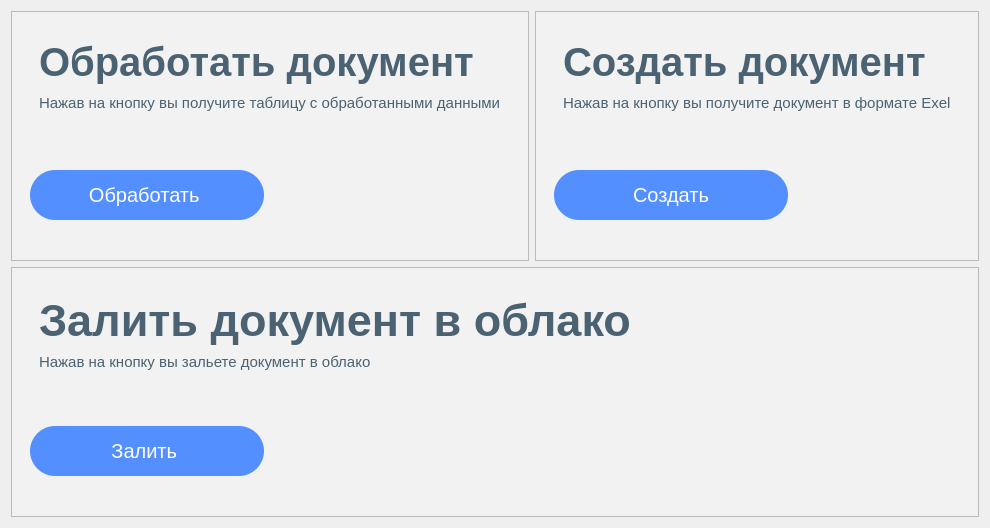
         <widget class="QWidget" name="page2">
          <layout class="QGridLayout" name="gridLayout_5">
           <item row="0" column="0">
            <widget class="QFrame" name="frame_Alfandega_6">
             <property name="minimumSize">
              <size>
               <width>0</width>
               <height>250</height>
              </size>
             </property>
             <property name="maximumSize">
              <size>
               <width>16777215</width>
               <height>250</height>
              </size>
             </property>
             <property name="styleSheet">
              <string notr="true">QFrame{ background-color: #f2f2f2; }</string>
             </property>
             <property name="frameShape">
              <enum>QFrame::StyledPanel</enum>
             </property>
             <property name="frameShadow">
              <enum>QFrame::Raised</enum>
             </property>
             <layout class="QVBoxLayout" name="verticalLayout_35">
              <item>
               <widget class="QFrame" name="frame_43">
                <property name="styleSheet">
                 <string notr="true">QFrame{ border:0px }</string>
                </property>
                <property name="frameShape">
                 <enum>QFrame::StyledPanel</enum>
                </property>
                <property name="frameShadow">
                 <enum>QFrame::Raised</enum>
                </property>
                <layout class="QHBoxLayout" name="horizontalLayout_19">
                 <item>
                  <widget class="QFrame" name="frame_44">
                   <property name="minimumSize">
                    <size>
                     <width>200</width>
                     <height>0</height>
                    </size>
                   </property>
                   <property name="styleSheet">
                    <string notr="true">QFrame{ border:0px }</string>
                   </property>
                   <property name="frameShape">
                    <enum>QFrame::StyledPanel</enum>
                   </property>
                   <property name="frameShadow">
                    <enum>QFrame::Raised</enum>
                   </property>
                   <layout class="QVBoxLayout" name="verticalLayout_36">
                    <item>
                     <widget class="QLabel" name="label_TitleAlfandega_9">
                      <property name="minimumSize">
                       <size>
                        <width>230</width>
                        <height>0</height>
                       </size>
                      </property>
                      <property name="styleSheet">
                       <string notr="true">QLabel{

color:#4b6272;
border:0px;
font-size:40px;
font-weight: bold;
}</string>
                      </property>
                      <property name="text">
                       <string>Обработать документ</string>
                      </property>
                     </widget>
                    </item>
                    <item>
                     <widget class="QLabel" name="label_SubTitleAlfandega_9">
                      <property name="styleSheet">
                       <string notr="true">
QLabel{
color:#4b6272;
border:0px;
font-size:15px;
}</string>
                      </property>
                      <property name="text">
                       <string>Нажав на кнопку вы получите таблицу с обработанными данными</string>
                      </property>
                     </widget>
                    </item>
                   </layout>
                  </widget>
                 </item>
                </layout>
               </widget>
              </item>
              <item>
               <widget class="QFrame" name="frame_45">
                <property name="styleSheet">
                 <string notr="true">QFrame{ border:0px }</string>
                </property>
                <property name="frameShape">
                 <enum>QFrame::StyledPanel</enum>
                </property>
                <property name="frameShadow">
                 <enum>QFrame::Raised</enum>
                </property>
                <layout class="QVBoxLayout" name="verticalLayout_37">
                 <item>
                  <widget class="QPushButton" name="pushButton_BtnAlfandega_9">
                   <property name="minimumSize">
                    <size>
                     <width>0</width>
                     <height>50</height>
                    </size>
                   </property>
                   <property name="maximumSize">
                    <size>
                     <width>234</width>
                     <height>50</height>
                    </size>
                   </property>
                   <property name="cursor">
                    <cursorShape>PointingHandCursor</cursorShape>
                   </property>
                   <property name="layoutDirection">
                    <enum>Qt::LeftToRight</enum>
                   </property>
                   <property name="styleSheet">
                    <string notr="true">QPushButton{
	text-align:centeral;
	color:#fff;
	border:0px;
	border-radius:25px;
	font-size:20px;
	cursor: pointer;
	background-color:#538fff;
}
QPushButton:hover{
background-color:#3668ff;
}


</string>
                   </property>
                   <property name="text">
                    <string>Обработать </string>
                   </property>
                   <property name="icon">
                    <iconset>
                     <normaloff>:/img/path395.png</normaloff>:/img/path395.png</iconset>
                   </property>
                   <property name="iconSize">
                    <size>
                     <width>40</width>
                     <height>40</height>
                    </size>
                   </property>
                  </widget>
                 </item>
                </layout>
               </widget>
              </item>
             </layout>
            </widget>
           </item>
           <item row="0" column="1">
            <widget class="QFrame" name="frame_Alfandega_4">
             <property name="minimumSize">
              <size>
               <width>0</width>
               <height>250</height>
              </size>
             </property>
             <property name="maximumSize">
              <size>
               <width>16777215</width>
               <height>250</height>
              </size>
             </property>
             <property name="styleSheet">
              <string notr="true">QFrame{ background-color: #f2f2f2; }</string>
             </property>
             <property name="frameShape">
              <enum>QFrame::StyledPanel</enum>
             </property>
             <property name="frameShadow">
              <enum>QFrame::Raised</enum>
             </property>
             <layout class="QVBoxLayout" name="verticalLayout_29">
              <item>
               <widget class="QFrame" name="frame_37">
                <property name="styleSheet">
                 <string notr="true">QFrame{ border:0px }</string>
                </property>
                <property name="frameShape">
                 <enum>QFrame::StyledPanel</enum>
                </property>
                <property name="frameShadow">
                 <enum>QFrame::Raised</enum>
                </property>
                <layout class="QHBoxLayout" name="horizontalLayout_17">
                 <item>
                  <widget class="QFrame" name="frame_38">
                   <property name="minimumSize">
                    <size>
                     <width>200</width>
                     <height>0</height>
                    </size>
                   </property>
                   <property name="styleSheet">
                    <string notr="true">QFrame{ border:0px }</string>
                   </property>
                   <property name="frameShape">
                    <enum>QFrame::StyledPanel</enum>
                   </property>
                   <property name="frameShadow">
                    <enum>QFrame::Raised</enum>
                   </property>
                   <layout class="QVBoxLayout" name="verticalLayout_30">
                    <item>
                     <widget class="QLabel" name="label_TitleAlfandega_7">
                      <property name="minimumSize">
                       <size>
                        <width>230</width>
                        <height>0</height>
                       </size>
                      </property>
                      <property name="styleSheet">
                       <string notr="true">QLabel{

color:#4b6272;
border:0px;
font-size:40px;
font-weight: bold;
}</string>
                      </property>
                      <property name="text">
                       <string>Создать документ</string>
                      </property>
                     </widget>
                    </item>
                    <item>
                     <widget class="QLabel" name="label_SubTitleAlfandega_7">
                      <property name="styleSheet">
                       <string notr="true">
QLabel{
color:#4b6272;
border:0px;
font-size:15px;
}</string>
                      </property>
                      <property name="text">
                       <string>Нажав на кнопку вы получите документ в формате Exel</string>
                      </property>
                     </widget>
                    </item>
                   </layout>
                  </widget>
                 </item>
                </layout>
               </widget>
              </item>
              <item>
               <widget class="QFrame" name="frame_39">
                <property name="styleSheet">
                 <string notr="true">QFrame{ border:0px }</string>
                </property>
                <property name="frameShape">
                 <enum>QFrame::StyledPanel</enum>
                </property>
                <property name="frameShadow">
                 <enum>QFrame::Raised</enum>
                </property>
                <layout class="QVBoxLayout" name="verticalLayout_31">
                 <item>
                  <widget class="QPushButton" name="pushButton_BtnAlfandega_7">
                   <property name="minimumSize">
                    <size>
                     <width>0</width>
                     <height>50</height>
                    </size>
                   </property>
                   <property name="maximumSize">
                    <size>
                     <width>234</width>
                     <height>50</height>
                    </size>
                   </property>
                   <property name="cursor">
                    <cursorShape>PointingHandCursor</cursorShape>
                   </property>
                   <property name="layoutDirection">
                    <enum>Qt::LeftToRight</enum>
                   </property>
                   <property name="styleSheet">
                    <string notr="true">QPushButton{
	text-align:centeral;
	color:#fff;
	border:0px;
	border-radius:25px;
	font-size:20px;
	cursor: pointer;
	background-color:#538fff;
}
QPushButton:hover{
background-color:#3668ff;
}


</string>
                   </property>
                   <property name="text">
                    <string>Создать</string>
                   </property>
                   <property name="icon">
                    <iconset>
                     <normaloff>:/img/path395.png</normaloff>:/img/path395.png</iconset>
                   </property>
                   <property name="iconSize">
                    <size>
                     <width>40</width>
                     <height>40</height>
                    </size>
                   </property>
                  </widget>
                 </item>
                </layout>
               </widget>
              </item>
             </layout>
            </widget>
           </item>
           <item row="1" column="0" colspan="2">
            <widget class="QFrame" name="frame_Alfandega_5">
             <property name="minimumSize">
              <size>
               <width>0</width>
               <height>250</height>
              </size>
             </property>
             <property name="maximumSize">
              <size>
               <width>16777215</width>
               <height>250</height>
              </size>
             </property>
             <property name="styleSheet">
              <string notr="true">QFrame{ background-color: #f2f2f2; }</string>
             </property>
             <property name="frameShape">
              <enum>QFrame::StyledPanel</enum>
             </property>
             <property name="frameShadow">
              <enum>QFrame::Raised</enum>
             </property>
             <layout class="QVBoxLayout" name="verticalLayout_32">
              <item>
               <widget class="QFrame" name="frame_40">
                <property name="styleSheet">
                 <string notr="true">QFrame{ border:0px }</string>
                </property>
                <property name="frameShape">
                 <enum>QFrame::StyledPanel</enum>
                </property>
                <property name="frameShadow">
                 <enum>QFrame::Raised</enum>
                </property>
                <layout class="QHBoxLayout" name="horizontalLayout_18">
                 <item>
                  <widget class="QFrame" name="frame_41">
                   <property name="minimumSize">
                    <size>
                     <width>200</width>
                     <height>0</height>
                    </size>
                   </property>
                   <property name="styleSheet">
                    <string notr="true">QFrame{ border:0px }</string>
                   </property>
                   <property name="frameShape">
                    <enum>QFrame::StyledPanel</enum>
                   </property>
                   <property name="frameShadow">
                    <enum>QFrame::Raised</enum>
                   </property>
                   <layout class="QVBoxLayout" name="verticalLayout_33">
                    <item>
                     <widget class="QLabel" name="label_TitleAlfandega_8">
                      <property name="minimumSize">
                       <size>
                        <width>230</width>
                        <height>0</height>
                       </size>
                      </property>
                      <property name="styleSheet">
                       <string notr="true">QLabel{
text-align:centeral;
color:#4b6272;
border:0px;
font-size:45px;
font-weight: bold;
}</string>
                      </property>
                      <property name="text">
                       <string>Залить документ в облако</string>
                      </property>
                     </widget>
                    </item>
                    <item>
                     <widget class="QLabel" name="label_SubTitleAlfandega_8">
                      <property name="styleSheet">
                       <string notr="true">
QLabel{
color:#4b6272;
border:0px;
font-size:15px;
}</string>
                      </property>
                      <property name="text">
                       <string>Нажав на кнопку вы зальете документ в облако</string>
                      </property>
                     </widget>
                    </item>
                   </layout>
                  </widget>
                 </item>
                </layout>
               </widget>
              </item>
              <item>
               <widget class="QFrame" name="frame_42">
                <property name="styleSheet">
                 <string notr="true">QFrame{ border:0px }</string>
                </property>
                <property name="frameShape">
                 <enum>QFrame::StyledPanel</enum>
                </property>
                <property name="frameShadow">
                 <enum>QFrame::Raised</enum>
                </property>
                <layout class="QVBoxLayout" name="verticalLayout_34">
                 <item>
                  <widget class="QPushButton" name="pushButton_BtnAlfandega_8">
                   <property name="minimumSize">
                    <size>
                     <width>0</width>
                     <height>50</height>
                    </size>
                   </property>
                   <property name="maximumSize">
                    <size>
                     <width>234</width>
                     <height>50</height>
                    </size>
                   </property>
                   <property name="cursor">
                    <cursorShape>PointingHandCursor</cursorShape>
                   </property>
                   <property name="layoutDirection">
                    <enum>Qt::LeftToRight</enum>
                   </property>
                   <property name="styleSheet">
                    <string notr="true">QPushButton{
	text-align:centeral;
	color:#fff;
	border:0px;
	border-radius:25px;
	font-size:20px;
	cursor: pointer;
	background-color:#538fff;
}
QPushButton:hover{
background-color:#3668ff;
}


</string>
                   </property>
                   <property name="text">
                    <string>Залить </string>
                   </property>
                   <property name="icon">
                    <iconset>
                     <normaloff>:/img/path395.png</normaloff>:/img/path395.png</iconset>
                   </property>
                   <property name="iconSize">
                    <size>
                     <width>40</width>
                     <height>40</height>
                    </size>
                   </property>
                  </widget>
                 </item>
                </layout>
               </widget>
              </item>
             </layout>
            </widget>
           </item>
          </layout>
         </widget>
